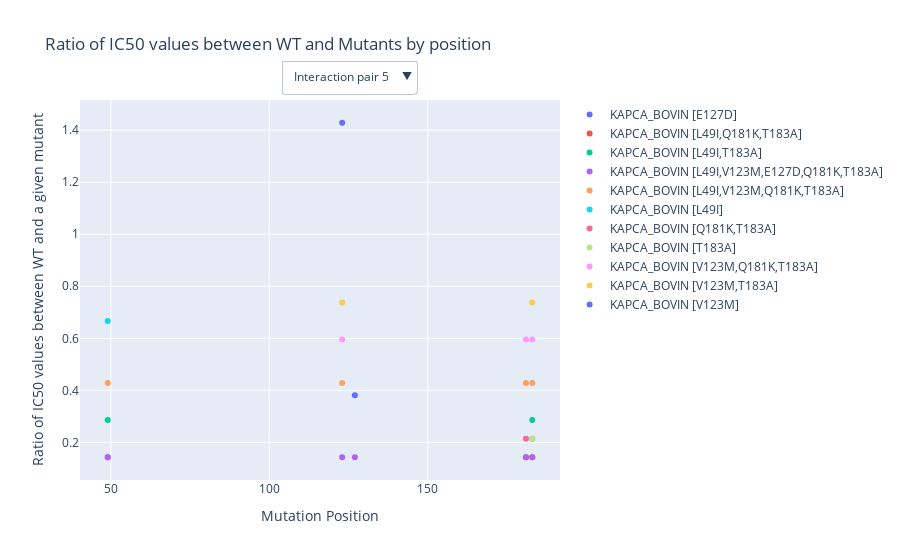

Notebook code for this chart:
### Code cell
file_directory = 'src/data/pair_dfs'
saving_directory = 'src/plots'

buttons = []
all_traces = []
total_number_of_mutants_to_display = 0
for file_name in os.listdir(file_directory):
    path = os.path.join(file_directory, file_name)
    df_pair = pd.read_csv(path)

    total_number_of_mutants_to_display += len(df_pair['Mutant Name'].unique())

# Going over every saved interaction df
for idx, file_name in enumerate(os.listdir(file_directory)):
    path = os.path.join(file_directory, file_name)

    df_pair = pd.read_csv(path)
    df_pair.loc[df_pair.Type == 'gap', 'Mutation'] = 'Deletion' # TODO move to creation of df
    df_pair.Mutation = df_pair.Mutation.apply(convert_aa_names) # TODO move to creation of df

    # Add traces for the current file
    visibility = []
    df_pair['Mutant Name'] = df_pair['Mutant Name'].str.replace('cAMP-dependent protein kinase catalytic subunit alpha', 'KAPCA_BOVIN') # TODO move to creation of df
    df_pair['Mutant Name'] = df_pair['Mutant Name'].str.replace('Epidermal growth factor receptor', 'EGFR') # TODO move to creation of df

    # Add every mutant to the plot
    for mutant_name in df_pair['Mutant Name'].unique():
        df_subset = df_pair[df_pair['Mutant Name'] == mutant_name]
        trace = go.Scatter(
            x=df_subset['Positions'],
            y=df_subset['IC50 Ratio'],
            mode='markers',
            name=mutant_name,
            hovertemplate=(
                "<b>Position:</b> %{x}<br>"
                "<b>IC50 Ratio:</b> %{y}<br>"
                "<b>Mutation:</b> %{customdata}<br>"
            ),
            text=df_subset['Mutant Name'],
            customdata=df_subset['Mutation'],
            
            visible=False,
            
        )
        all_traces.append(trace)
        visibility.append(True)

    # Create a button for the current file
    # Determine visibility for the current file
    start_index = len(all_traces)  - len(visibility)
    end_index = len(all_traces)
    file_visibility = [False] * total_number_of_mutants_to_display
    for i in range(start_index, end_index):
        file_visibility[i] = True

    buttons.append({
        'label': f'Interaction pair {idx+1}',
        'method': 'update',
        'args': [
            {'visible': file_visibility}
        ]
    })

    for trace in all_traces:
        trace.visible = False
    for i in range(start_index, end_index):
        all_traces[i].visible = True

# Add all traces to the figure
fig = go.Figure(data=all_traces)

# Add dropdown menu
fig.update_layout(
    updatemenus=[{
        'buttons': buttons,
        'direction': 'down',
        'x': 0.7,
        'y': 1.105,
        'showactive': True,
        'active': 4
    }],
    title='Ratio of IC50 values between WT and Mutants by position',
    xaxis_title='Mutation Position',
    yaxis_title='Ratio of IC50 values between WT and a given mutant',
    hovermode='closest'
)

# Show the interactive plot
fig.show()
fig.write_html('test.html')

### Figure 1 — Plotly figure (JSON) as saved in the notebook; plotly's stock layout.template omitted (floating-point values rounded to 4 significant figures; data arrays with more than 128 entries replaced by an {"elided": "..."} marker saying what was removed)
{"data": [{"customdata": ["Deletion", "Cysteine -> Serine"], "hovertemplate": "<b>Position:</b> %{x}<br><b>IC50 Ratio:</b> %{y}<br><b>Mutation:</b> %{customdata}<br>", "mode": "markers", "name": "EGFR [1-18,20-1210,C797S]", "text": ["EGFR [1-18,20-1210,C797S]", "EGFR [1-18,20-1210,C797S]"], "type": "scatter", "visible": false, "x": [18, 796], "y": [7.842, 7.842]}, {"customdata": ["Deletion", "Threonine -> Methionine", "Cysteine -> Serine"], "hovertemplate": "<b>Position:</b> %{x}<br><b>IC50 Ratio:</b> %{y}<br><b>Mutation:</b> %{customdata}<br>", "mode": "markers", "name": "EGFR [1-18,20-1210,T790M,C797S]", "text": ["EGFR [1-18,20-1210,T790M,C797S]", "EGFR [1-18,20-1210,T790M,C797S]", "EGFR [1-18,20-1210,T790M,C797S]"], "type": "scatter", "visible": false, "x": [18, 789, 796], "y": [4.789, 4.789, 4.789]}, {"customdata": ["Deletion", "Deletion", "Deletion", "Deletion", "Deletion", "Deletion", "Deletion", "Deletion", "Deletion", "Deletion", "Deletion", "Deletion", "Deletion", "Deletion", "Deletion", "Deletion", "Threonine -> Methionine"], "hovertemplate": "<b>Position:</b> %{x}<br><b>IC50 Ratio:</b> %{y}<br><b>Mutation:</b> %{customdata}<br>", "mode": "markers", "name": "EGFR [1-18,20-1210,T790M]", "text": ["EGFR [1-18,20-1210,T790M]", "EGFR [1-18,20-1210,T790M]", "EGFR [1-18,20-1210,T790M]", "EGFR [1-18,20-1210,T790M]", "EGFR [1-18,20-1210,T790M]", "EGFR [1-18,20-1210,T790M]", "EGFR [1-18,20-1210,T790M]", "EGFR [1-18,20-1210,T790M]", "EGFR [1-18,20-1210,T790M]", "EGFR [1-18,20-1210,T790M]", "EGFR [1-18,20-1210,T790M]", "EGFR [1-18,20-1210,T790M]", "EGFR [1-18,20-1210,T790M]", "EGFR [1-18,20-1210,T790M]", "EGFR [1-18,20-1210,T790M]", "EGFR [1-18,20-1210,T790M]", "EGFR [1-18,20-1210,T790M]"], "type": "scatter", "visible": false, "x": [18, 500, 501, 502, 503, 504, 505, 506, 507, 508, 509, 510, 511, 512, 513, 514, 804], "y": [0.04316, 0.04316, 0.04316, 0.04316, 0.04316, 0.04316, 0.04316, 0.04316, 0.04316, 0.04316, 0.04316, 0.04316, 0.04316, 0.04316, 0.04316, 0.04316, 0.04316]}, {"customdata": ["Deletion"], "hovertemplate": "<b>Position:</b> %{x}<br><b>IC50 Ratio:</b> %{y}<br><b>Mutation:</b> %{customdata}<br>", "mode": "markers", "name": "EGFR [1-18,20-1210]", "text": ["EGFR [1-18,20-1210]"], "type": "scatter", "visible": false, "x": [18], "y": [0.01158]}, {"customdata": ["Deletion", "Deletion", "Deletion"], "hovertemplate": "<b>Position:</b> %{x}<br><b>IC50 Ratio:</b> %{y}<br><b>Mutation:</b> %{customdata}<br>", "mode": "markers", "name": "EGFR [1-769,'ASV',770-1210]", "text": ["EGFR [1-769,'ASV',770-1210]", "EGFR [1-769,'ASV',770-1210]", "EGFR [1-769,'ASV',770-1210]"], "type": "scatter", "visible": false, "x": [766, 767, 768], "y": [3.063, 3.063, 3.063]}, {"customdata": ["Deletion", "Deletion", "Deletion"], "hovertemplate": "<b>Position:</b> %{x}<br><b>IC50 Ratio:</b> %{y}<br><b>Mutation:</b> %{customdata}<br>", "mode": "markers", "name": "EGFR [1-773,'NPH',774-1210]", "text": ["EGFR [1-773,'NPH',774-1210]", "EGFR [1-773,'NPH',774-1210]", "EGFR [1-773,'NPH',774-1210]"], "type": "scatter", "visible": false, "x": [770, 771, 772], "y": [3.874, 3.874, 3.874]}, {"customdata": ["Cysteine -> Serine", "Leucine -> Arginine"], "hovertemplate": "<b>Position:</b> %{x}<br><b>IC50 Ratio:</b> %{y}<br><b>Mutation:</b> %{customdata}<br>", "mode": "markers", "name": "EGFR [L858R,C797S]", "text": ["EGFR [L858R,C797S]", "EGFR [L858R,C797S]"], "type": "scatter", "visible": false, "x": [796, 857], "y": [20.89, 20.89]}, {"customdata": ["Threonine -> Methionine", "Cysteine -> Serine", "Leucine -> Arginine"], "hovertemplate": "<b>Position:</b> %{x}<br><b>IC50 Ratio:</b> %{y}<br><b>Mutation:</b> %{customdata}<br>", "mode": "markers", "name": "EGFR [L858R,T790M,C797S]", "text": ["EGFR [L858R,T790M,C797S]", "EGFR [L858R,T790M,C797S]", "EGFR [L858R,T790M,C797S]"], "type": "scatter", "visible": false, "x": [789, 796, 857], "y": [7.989, 7.989, 7.989]}, {"customdata": ["Leucine -> Arginine"], "hovertemplate": "<b>Position:</b> %{x}<br><b>IC50 Ratio:</b> %{y}<br><b>Mutation:</b> %{customdata}<br>", "mode": "markers", "name": "EGFR [L858R]", "text": ["EGFR [L858R]"], "type": "scatter", "visible": false, "x": [857], "y": [0.05368]}, {"customdata": ["Threonine -> Methionine", "Leucine -> Arginine"], "hovertemplate": "<b>Position:</b> %{x}<br><b>IC50 Ratio:</b> %{y}<br><b>Mutation:</b> %{customdata}<br>", "mode": "markers", "name": "EGFR [T790M,L858R]", "text": ["EGFR [T790M,L858R]", "EGFR [T790M,L858R]"], "type": "scatter", "visible": false, "x": [789, 857], "y": [0.06474, 0.06474]}, {"customdata": ["Deletion", "Cysteine -> Serine"], "hovertemplate": "<b>Position:</b> %{x}<br><b>IC50 Ratio:</b> %{y}<br><b>Mutation:</b> %{customdata}<br>", "mode": "markers", "name": "EGFR [1-18,20-1210,C797S]", "text": ["EGFR [1-18,20-1210,C797S]", "EGFR [1-18,20-1210,C797S]"], "type": "scatter", "visible": false, "x": [18, 796], "y": [1.9, 1.9]}, {"customdata": ["Deletion", "Threonine -> Methionine", "Cysteine -> Serine"], "hovertemplate": "<b>Position:</b> %{x}<br><b>IC50 Ratio:</b> %{y}<br><b>Mutation:</b> %{customdata}<br>", "mode": "markers", "name": "EGFR [1-18,20-1210,T790M,C797S]", "text": ["EGFR [1-18,20-1210,T790M,C797S]", "EGFR [1-18,20-1210,T790M,C797S]", "EGFR [1-18,20-1210,T790M,C797S]"], "type": "scatter", "visible": false, "x": [18, 789, 796], "y": [807, 807, 807]}, {"customdata": ["Deletion", "Deletion", "Deletion", "Deletion", "Deletion", "Deletion", "Deletion", "Deletion", "Deletion", "Deletion", "Deletion", "Deletion", "Deletion", "Deletion", "Deletion", "Deletion", "Threonine -> Methionine"], "hovertemplate": "<b>Position:</b> %{x}<br><b>IC50 Ratio:</b> %{y}<br><b>Mutation:</b> %{customdata}<br>", "mode": "markers", "name": "EGFR [1-18,20-1210,T790M]", "text": ["EGFR [1-18,20-1210,T790M]", "EGFR [1-18,20-1210,T790M]", "EGFR [1-18,20-1210,T790M]", "EGFR [1-18,20-1210,T790M]", "EGFR [1-18,20-1210,T790M]", "EGFR [1-18,20-1210,T790M]", "EGFR [1-18,20-1210,T790M]", "EGFR [1-18,20-1210,T790M]", "EGFR [1-18,20-1210,T790M]", "EGFR [1-18,20-1210,T790M]", "EGFR [1-18,20-1210,T790M]", "EGFR [1-18,20-1210,T790M]", "EGFR [1-18,20-1210,T790M]", "EGFR [1-18,20-1210,T790M]", "EGFR [1-18,20-1210,T790M]", "EGFR [1-18,20-1210,T790M]", "EGFR [1-18,20-1210,T790M]"], "type": "scatter", "visible": false, "x": [18, 500, 501, 502, 503, 504, 505, 506, 507, 508, 509, 510, 511, 512, 513, 514, 804], "y": [31, 31, 31, 31, 31, 31, 31, 31, 31, 31, 31, 31, 31, 31, 31, 31, 31]}, {"customdata": ["Deletion"], "hovertemplate": "<b>Position:</b> %{x}<br><b>IC50 Ratio:</b> %{y}<br><b>Mutation:</b> %{customdata}<br>", "mode": "markers", "name": "EGFR [1-18,20-1210]", "text": ["EGFR [1-18,20-1210]"], "type": "scatter", "visible": false, "x": [18], "y": [0.02]}, {"customdata": ["Deletion", "Deletion", "Deletion"], "hovertemplate": "<b>Position:</b> %{x}<br><b>IC50 Ratio:</b> %{y}<br><b>Mutation:</b> %{customdata}<br>", "mode": "markers", "name": "EGFR [1-769,'ASV',770-1210]", "text": ["EGFR [1-769,'ASV',770-1210]", "EGFR [1-769,'ASV',770-1210]", "EGFR [1-769,'ASV',770-1210]"], "type": "scatter", "visible": false, "x": [766, 767, 768], "y": [14, 14, 14]}, {"customdata": ["Deletion", "Deletion", "Deletion"], "hovertemplate": "<b>Position:</b> %{x}<br><b>IC50 Ratio:</b> %{y}<br><b>Mutation:</b> %{customdata}<br>", "mode": "markers", "name": "EGFR [1-773,'NPH',774-1210]", "text": ["EGFR [1-773,'NPH',774-1210]", "EGFR [1-773,'NPH',774-1210]", "EGFR [1-773,'NPH',774-1210]"], "type": "scatter", "visible": false, "x": [770, 771, 772], "y": [20.8, 20.8, 20.8]}, {"customdata": {"elided": "669 str values"}, "hovertemplate": "<b>Position:</b> %{x}<br><b>IC50 Ratio:</b> %{y}<br><b>Mutation:</b> %{customdata}<br>", "mode": "markers", "name": "EGFR [668-1210,T790M,L858R]", "text": {"elided": "669 str values"}, "type": "scatter", "visible": false, "x": {"elided": "669 int values"}, "y": {"elided": "669 int values"}}, {"customdata": ["Cysteine -> Serine", "Leucine -> Arginine"], "hovertemplate": "<b>Position:</b> %{x}<br><b>IC50 Ratio:</b> %{y}<br><b>Mutation:</b> %{customdata}<br>", "mode": "markers", "name": "EGFR [L858R,C797S]", "text": ["EGFR [L858R,C797S]", "EGFR [L858R,C797S]"], "type": "scatter", "visible": false, "x": [796, 857], "y": [7.2, 7.2]}, {"customdata": ["Threonine -> Methionine", "Cysteine -> Serine", "Leucine -> Arginine"], "hovertemplate": "<b>Position:</b> %{x}<br><b>IC50 Ratio:</b> %{y}<br><b>Mutation:</b> %{customdata}<br>", "mode": "markers", "name": "EGFR [L858R,T790M,C797S]", "text": ["EGFR [L858R,T790M,C797S]", "EGFR [L858R,T790M,C797S]", "EGFR [L858R,T790M,C797S]"], "type": "scatter", "visible": false, "x": [789, 796, 857], "y": [1145, 1145, 1145]}, {"customdata": ["Leucine -> Arginine"], "hovertemplate": "<b>Position:</b> %{x}<br><b>IC50 Ratio:</b> %{y}<br><b>Mutation:</b> %{customdata}<br>", "mode": "markers", "name": "EGFR [L858R]", "text": ["EGFR [L858R]"], "type": "scatter", "visible": false, "x": [857], "y": [0.02]}, {"customdata": ["Threonine -> Methionine", "Leucine -> Arginine"], "hovertemplate": "<b>Position:</b> %{x}<br><b>IC50 Ratio:</b> %{y}<br><b>Mutation:</b> %{customdata}<br>", "mode": "markers", "name": "EGFR [T790M,L858R]", "text": ["EGFR [T790M,L858R]", "EGFR [T790M,L858R]"], "type": "scatter", "visible": false, "x": [789, 857], "y": [5, 5]}, {"customdata": ["Glutamic Acid -> Aspartic Acid"], "hovertemplate": "<b>Position:</b> %{x}<br><b>IC50 Ratio:</b> %{y}<br><b>Mutation:</b> %{customdata}<br>", "mode": "markers", "name": "KAPCA_BOVIN [E127D]", "text": ["KAPCA_BOVIN [E127D]"], "type": "scatter", "visible": false, "x": [127], "y": [1.251]}, {"customdata": ["Leucine -> Isoleucine", "Glutamine -> Lysine", "Threonine -> Alanine"], "hovertemplate": "<b>Position:</b> %{x}<br><b>IC50 Ratio:</b> %{y}<br><b>Mutation:</b> %{customdata}<br>", "mode": "markers", "name": "KAPCA_BOVIN [L49I,Q181K,T183A]", "text": ["KAPCA_BOVIN [L49I,Q181K,T183A]", "KAPCA_BOVIN [L49I,Q181K,T183A]", "KAPCA_BOVIN [L49I,Q181K,T183A]"], "type": "scatter", "visible": false, "x": [49, 181, 183], "y": [0.1472, 0.1472, 0.1472]}, {"customdata": ["Leucine -> Isoleucine", "Valine -> Methionine", "Glutamic Acid -> Aspartic Acid", "Glutamine -> Lysine", "Threonine -> Alanine"], "hovertemplate": "<b>Position:</b> %{x}<br><b>IC50 Ratio:</b> %{y}<br><b>Mutation:</b> %{customdata}<br>", "mode": "markers", "name": "KAPCA_BOVIN [L49I,V123M,E127D,Q181K,T183A]", "text": ["KAPCA_BOVIN [L49I,V123M,E127D,Q181K,T183A]", "KAPCA_BOVIN [L49I,V123M,E127D,Q181K,T183A]", "KAPCA_BOVIN [L49I,V123M,E127D,Q181K,T183A]", "KAPCA_BOVIN [L49I,V123M,E127D,Q181K,T183A]", "KAPCA_BOVIN [L49I,V123M,E127D,Q181K,T183A]"], "type": "scatter", "visible": false, "x": [49, 123, 127, 181, 183], "y": [0.3782, 0.3782, 0.3782, 0.3782, 0.3782]}, {"customdata": ["Leucine -> Isoleucine", "Valine -> Methionine", "Glutamine -> Lysine", "Threonine -> Alanine"], "hovertemplate": "<b>Position:</b> %{x}<br><b>IC50 Ratio:</b> %{y}<br><b>Mutation:</b> %{customdata}<br>", "mode": "markers", "name": "KAPCA_BOVIN [L49I,V123M,Q181K,T183A]", "text": ["KAPCA_BOVIN [L49I,V123M,Q181K,T183A]", "KAPCA_BOVIN [L49I,V123M,Q181K,T183A]", "KAPCA_BOVIN [L49I,V123M,Q181K,T183A]", "KAPCA_BOVIN [L49I,V123M,Q181K,T183A]"], "type": "scatter", "visible": false, "x": [49, 123, 181, 183], "y": [0.2259, 0.2259, 0.2259, 0.2259]}, {"customdata": ["Leucine -> Isoleucine"], "hovertemplate": "<b>Position:</b> %{x}<br><b>IC50 Ratio:</b> %{y}<br><b>Mutation:</b> %{customdata}<br>", "mode": "markers", "name": "KAPCA_BOVIN [L49I]", "text": ["KAPCA_BOVIN [L49I]"], "type": "scatter", "visible": false, "x": [49], "y": [1.081]}, {"customdata": ["Glutamine -> Lysine", "Threonine -> Alanine"], "hovertemplate": "<b>Position:</b> %{x}<br><b>IC50 Ratio:</b> %{y}<br><b>Mutation:</b> %{customdata}<br>", "mode": "markers", "name": "KAPCA_BOVIN [Q181K,T183A]", "text": ["KAPCA_BOVIN [Q181K,T183A]", "KAPCA_BOVIN [Q181K,T183A]"], "type": "scatter", "visible": false, "x": [181, 183], "y": [0.2766, 0.2766]}, {"customdata": ["Threonine -> Alanine"], "hovertemplate": "<b>Position:</b> %{x}<br><b>IC50 Ratio:</b> %{y}<br><b>Mutation:</b> %{customdata}<br>", "mode": "markers", "name": "KAPCA_BOVIN [T183A]", "text": ["KAPCA_BOVIN [T183A]"], "type": "scatter", "visible": false, "x": [183], "y": [0.2766]}, {"customdata": ["Valine -> Methionine", "Glutamine -> Lysine", "Threonine -> Alanine"], "hovertemplate": "<b>Position:</b> %{x}<br><b>IC50 Ratio:</b> %{y}<br><b>Mutation:</b> %{customdata}<br>", "mode": "markers", "name": "KAPCA_BOVIN [V123M,Q181K,T183A]", "text": ["KAPCA_BOVIN [V123M,Q181K,T183A]", "KAPCA_BOVIN [V123M,Q181K,T183A]", "KAPCA_BOVIN [V123M,Q181K,T183A]"], "type": "scatter", "visible": false, "x": [123, 181, 183], "y": [0.566, 0.566, 0.566]}, {"customdata": ["Valine -> Methionine", "Threonine -> Alanine"], "hovertemplate": "<b>Position:</b> %{x}<br><b>IC50 Ratio:</b> %{y}<br><b>Mutation:</b> %{customdata}<br>", "mode": "markers", "name": "KAPCA_BOVIN [V123M,T183A]", "text": ["KAPCA_BOVIN [V123M,T183A]", "KAPCA_BOVIN [V123M,T183A]"], "type": "scatter", "visible": false, "x": [123, 183], "y": [0.7437, 0.7437]}, {"customdata": ["Valine -> Methionine"], "hovertemplate": "<b>Position:</b> %{x}<br><b>IC50 Ratio:</b> %{y}<br><b>Mutation:</b> %{customdata}<br>", "mode": "markers", "name": "KAPCA_BOVIN [V123M]", "text": ["KAPCA_BOVIN [V123M]"], "type": "scatter", "visible": false, "x": [123], "y": [3.85]}, {"customdata": ["Deletion", "Cysteine -> Serine"], "hovertemplate": "<b>Position:</b> %{x}<br><b>IC50 Ratio:</b> %{y}<br><b>Mutation:</b> %{customdata}<br>", "mode": "markers", "name": "EGFR [1-18,20-1210,C797S]", "text": ["EGFR [1-18,20-1210,C797S]", "EGFR [1-18,20-1210,C797S]"], "type": "scatter", "visible": false, "x": [18, 796], "y": [0.1163, 0.1163]}, {"customdata": ["Deletion", "Threonine -> Methionine", "Cysteine -> Serine"], "hovertemplate": "<b>Position:</b> %{x}<br><b>IC50 Ratio:</b> %{y}<br><b>Mutation:</b> %{customdata}<br>", "mode": "markers", "name": "EGFR [1-18,20-1210,T790M,C797S]", "text": ["EGFR [1-18,20-1210,T790M,C797S]", "EGFR [1-18,20-1210,T790M,C797S]", "EGFR [1-18,20-1210,T790M,C797S]"], "type": "scatter", "visible": false, "x": [18, 789, 796], "y": [97.26, 97.26, 97.26]}, {"customdata": ["Deletion", "Deletion", "Deletion", "Deletion", "Deletion", "Deletion", "Deletion", "Deletion", "Deletion", "Deletion", "Deletion", "Deletion", "Deletion", "Deletion", "Deletion", "Deletion", "Threonine -> Methionine"], "hovertemplate": "<b>Position:</b> %{x}<br><b>IC50 Ratio:</b> %{y}<br><b>Mutation:</b> %{customdata}<br>", "mode": "markers", "name": "EGFR [1-18,20-1210,T790M]", "text": ["EGFR [1-18,20-1210,T790M]", "EGFR [1-18,20-1210,T790M]", "EGFR [1-18,20-1210,T790M]", "EGFR [1-18,20-1210,T790M]", "EGFR [1-18,20-1210,T790M]", "EGFR [1-18,20-1210,T790M]", "EGFR [1-18,20-1210,T790M]", "EGFR [1-18,20-1210,T790M]", "EGFR [1-18,20-1210,T790M]", "EGFR [1-18,20-1210,T790M]", "EGFR [1-18,20-1210,T790M]", "EGFR [1-18,20-1210,T790M]", "EGFR [1-18,20-1210,T790M]", "EGFR [1-18,20-1210,T790M]", "EGFR [1-18,20-1210,T790M]", "EGFR [1-18,20-1210,T790M]", "EGFR [1-18,20-1210,T790M]"], "type": "scatter", "visible": false, "x": [18, 500, 501, 502, 503, 504, 505, 506, 507, 508, 509, 510, 511, 512, 513, 514, 804], "y": [39.67, 39.67, 39.67, 39.67, 39.67, 39.67, 39.67, 39.67, 39.67, 39.67, 39.67, 39.67, 39.67, 39.67, 39.67, 39.67, 39.67]}, {"customdata": ["Deletion"], "hovertemplate": "<b>Position:</b> %{x}<br><b>IC50 Ratio:</b> %{y}<br><b>Mutation:</b> %{customdata}<br>", "mode": "markers", "name": "EGFR [1-18,20-1210]", "text": ["EGFR [1-18,20-1210]"], "type": "scatter", "visible": false, "x": [18], "y": [0.08372]}, {"customdata": ["Deletion", "Deletion", "Deletion", "Alanine -> Proline"], "hovertemplate": "<b>Position:</b> %{x}<br><b>IC50 Ratio:</b> %{y}<br><b>Mutation:</b> %{customdata}<br>", "mode": "markers", "name": "EGFR [1-746,750-1210,A750P]", "text": ["EGFR [1-746,750-1210,A750P]", "EGFR [1-746,750-1210,A750P]", "EGFR [1-746,750-1210,A750P]", "EGFR [1-746,750-1210,A750P]"], "type": "scatter", "visible": false, "x": [745, 746, 747, 749], "y": [0.1442, 0.1442, 0.1442, 0.1442]}, {"customdata": ["Deletion", "Deletion", "Deletion", "Deletion", "Deletion", "Deletion"], "hovertemplate": "<b>Position:</b> %{x}<br><b>IC50 Ratio:</b> %{y}<br><b>Mutation:</b> %{customdata}<br>", "mode": "markers", "name": "EGFR [1-746,753-1210,P753S]", "text": ["EGFR [1-746,753-1210,P753S]", "EGFR [1-746,753-1210,P753S]", "EGFR [1-746,753-1210,P753S]", "EGFR [1-746,753-1210,P753S]", "EGFR [1-746,753-1210,P753S]", "EGFR [1-746,753-1210,P753S]"], "type": "scatter", "visible": false, "x": [746, 747, 748, 749, 750, 752], "y": [0.1023, 0.1023, 0.1023, 0.1023, 0.1023, 0.1023]}, {"customdata": ["Deletion", "Deletion", "Deletion", "Deletion", "Deletion", "Deletion", "Deletion", "Deletion"], "hovertemplate": "<b>Position:</b> %{x}<br><b>IC50 Ratio:</b> %{y}<br><b>Mutation:</b> %{customdata}<br>", "mode": "markers", "name": "EGFR [1-751,75360-1210]", "text": ["EGFR [1-751,75360-1210]", "EGFR [1-751,75360-1210]", "EGFR [1-751,75360-1210]", "EGFR [1-751,75360-1210]", "EGFR [1-751,75360-1210]", "EGFR [1-751,75360-1210]", "EGFR [1-751,75360-1210]", "EGFR [1-751,75360-1210]"], "type": "scatter", "visible": false, "x": [751, 752, 753, 754, 755, 756, 757, 758], "y": [0.09767, 0.09767, 0.09767, 0.09767, 0.09767, 0.09767, 0.09767, 0.09767]}, {"customdata": {"elided": "237 str values"}, "hovertemplate": "<b>Position:</b> %{x}<br><b>IC50 Ratio:</b> %{y}<br><b>Mutation:</b> %{customdata}<br>", "mode": "markers", "name": "EGFR [1-973]", "text": {"elided": "237 str values"}, "type": "scatter", "visible": false, "x": {"elided": "237 int values"}, "y": {"elided": "237 float values"}}, {"customdata": ["Glycine -> Cysteine"], "hovertemplate": "<b>Position:</b> %{x}<br><b>IC50 Ratio:</b> %{y}<br><b>Mutation:</b> %{customdata}<br>", "mode": "markers", "name": "EGFR [G719C]", "text": ["EGFR [G719C]"], "type": "scatter", "visible": false, "x": [718], "y": [0.186]}, {"customdata": ["Glycine -> Serine"], "hovertemplate": "<b>Position:</b> %{x}<br><b>IC50 Ratio:</b> %{y}<br><b>Mutation:</b> %{customdata}<br>", "mode": "markers", "name": "EGFR [G719S]", "text": ["EGFR [G719S]"], "type": "scatter", "visible": false, "x": [718], "y": [0.3116]}, {"customdata": ["Cysteine -> Serine", "Leucine -> Arginine"], "hovertemplate": "<b>Position:</b> %{x}<br><b>IC50 Ratio:</b> %{y}<br><b>Mutation:</b> %{customdata}<br>", "mode": "markers", "name": "EGFR [L858R,C797S]", "text": ["EGFR [L858R,C797S]", "EGFR [L858R,C797S]"], "type": "scatter", "visible": false, "x": [796, 857], "y": [0.5581, 0.5581]}, {"customdata": ["Leucine -> Arginine"], "hovertemplate": "<b>Position:</b> %{x}<br><b>IC50 Ratio:</b> %{y}<br><b>Mutation:</b> %{customdata}<br>", "mode": "markers", "name": "EGFR [L858R]", "text": ["EGFR [L858R]"], "type": "scatter", "visible": false, "x": [857], "y": [0.07442]}, {"customdata": ["Leucine -> Glutamine"], "hovertemplate": "<b>Position:</b> %{x}<br><b>IC50 Ratio:</b> %{y}<br><b>Mutation:</b> %{customdata}<br>", "mode": "markers", "name": "EGFR [L861Q]", "text": ["EGFR [L861Q]"], "type": "scatter", "visible": false, "x": [860], "y": [0.1023]}, {"customdata": ["Threonine -> Methionine", "Leucine -> Arginine"], "hovertemplate": "<b>Position:</b> %{x}<br><b>IC50 Ratio:</b> %{y}<br><b>Mutation:</b> %{customdata}<br>", "mode": "markers", "name": "EGFR [T790M,L858R]", "text": ["EGFR [T790M,L858R]", "EGFR [T790M,L858R]"], "type": "scatter", "visible": false, "x": [789, 857], "y": [144.2, 144.2]}, {"customdata": ["Threonine -> Methionine"], "hovertemplate": "<b>Position:</b> %{x}<br><b>IC50 Ratio:</b> %{y}<br><b>Mutation:</b> %{customdata}<br>", "mode": "markers", "name": "EGFR [T790M]", "text": ["EGFR [T790M]"], "type": "scatter", "visible": false, "x": [789], "y": [7.035]}, {"customdata": ["Glutamic Acid -> Aspartic Acid"], "hovertemplate": "<b>Position:</b> %{x}<br><b>IC50 Ratio:</b> %{y}<br><b>Mutation:</b> %{customdata}<br>", "mode": "markers", "name": "KAPCA_BOVIN [E127D]", "text": ["KAPCA_BOVIN [E127D]"], "type": "scatter", "visible": true, "x": [127], "y": [0.381]}, {"customdata": ["Leucine -> Isoleucine", "Glutamine -> Lysine", "Threonine -> Alanine"], "hovertemplate": "<b>Position:</b> %{x}<br><b>IC50 Ratio:</b> %{y}<br><b>Mutation:</b> %{customdata}<br>", "mode": "markers", "name": "KAPCA_BOVIN [L49I,Q181K,T183A]", "text": ["KAPCA_BOVIN [L49I,Q181K,T183A]", "KAPCA_BOVIN [L49I,Q181K,T183A]", "KAPCA_BOVIN [L49I,Q181K,T183A]"], "type": "scatter", "visible": true, "x": [49, 181, 183], "y": [0.1429, 0.1429, 0.1429]}, {"customdata": ["Leucine -> Isoleucine", "Threonine -> Alanine"], "hovertemplate": "<b>Position:</b> %{x}<br><b>IC50 Ratio:</b> %{y}<br><b>Mutation:</b> %{customdata}<br>", "mode": "markers", "name": "KAPCA_BOVIN [L49I,T183A]", "text": ["KAPCA_BOVIN [L49I,T183A]", "KAPCA_BOVIN [L49I,T183A]"], "type": "scatter", "visible": true, "x": [49, 183], "y": [0.2857, 0.2857]}, {"customdata": ["Leucine -> Isoleucine", "Valine -> Methionine", "Glutamic Acid -> Aspartic Acid", "Glutamine -> Lysine", "Threonine -> Alanine"], "hovertemplate": "<b>Position:</b> %{x}<br><b>IC50 Ratio:</b> %{y}<br><b>Mutation:</b> %{customdata}<br>", "mode": "markers", "name": "KAPCA_BOVIN [L49I,V123M,E127D,Q181K,T183A]", "text": ["KAPCA_BOVIN [L49I,V123M,E127D,Q181K,T183A]", "KAPCA_BOVIN [L49I,V123M,E127D,Q181K,T183A]", "KAPCA_BOVIN [L49I,V123M,E127D,Q181K,T183A]", "KAPCA_BOVIN [L49I,V123M,E127D,Q181K,T183A]", "KAPCA_BOVIN [L49I,V123M,E127D,Q181K,T183A]"], "type": "scatter", "visible": true, "x": [49, 123, 127, 181, 183], "y": [0.1429, 0.1429, 0.1429, 0.1429, 0.1429]}, {"customdata": ["Leucine -> Isoleucine", "Valine -> Methionine", "Glutamine -> Lysine", "Threonine -> Alanine"], "hovertemplate": "<b>Position:</b> %{x}<br><b>IC50 Ratio:</b> %{y}<br><b>Mutation:</b> %{customdata}<br>", "mode": "markers", "name": "KAPCA_BOVIN [L49I,V123M,Q181K,T183A]", "text": ["KAPCA_BOVIN [L49I,V123M,Q181K,T183A]", "KAPCA_BOVIN [L49I,V123M,Q181K,T183A]", "KAPCA_BOVIN [L49I,V123M,Q181K,T183A]", "KAPCA_BOVIN [L49I,V123M,Q181K,T183A]"], "type": "scatter", "visible": true, "x": [49, 123, 181, 183], "y": [0.4286, 0.4286, 0.4286, 0.4286]}, {"customdata": ["Leucine -> Isoleucine"], "hovertemplate": "<b>Position:</b> %{x}<br><b>IC50 Ratio:</b> %{y}<br><b>Mutation:</b> %{customdata}<br>", "mode": "markers", "name": "KAPCA_BOVIN [L49I]", "text": ["KAPCA_BOVIN [L49I]"], "type": "scatter", "visible": true, "x": [49], "y": [0.6667]}, {"customdata": ["Glutamine -> Lysine", "Threonine -> Alanine"], "hovertemplate": "<b>Position:</b> %{x}<br><b>IC50 Ratio:</b> %{y}<br><b>Mutation:</b> %{customdata}<br>", "mode": "markers", "name": "KAPCA_BOVIN [Q181K,T183A]", "text": ["KAPCA_BOVIN [Q181K,T183A]", "KAPCA_BOVIN [Q181K,T183A]"], "type": "scatter", "visible": true, "x": [181, 183], "y": [0.2143, 0.2143]}, {"customdata": ["Threonine -> Alanine"], "hovertemplate": "<b>Position:</b> %{x}<br><b>IC50 Ratio:</b> %{y}<br><b>Mutation:</b> %{customdata}<br>", "mode": "markers", "name": "KAPCA_BOVIN [T183A]", "text": ["KAPCA_BOVIN [T183A]"], "type": "scatter", "visible": true, "x": [183], "y": [0.2143]}, {"customdata": ["Valine -> Methionine", "Glutamine -> Lysine", "Threonine -> Alanine"], "hovertemplate": "<b>Position:</b> %{x}<br><b>IC50 Ratio:</b> %{y}<br><b>Mutation:</b> %{customdata}<br>", "mode": "markers", "name": "KAPCA_BOVIN [V123M,Q181K,T183A]", "text": ["KAPCA_BOVIN [V123M,Q181K,T183A]", "KAPCA_BOVIN [V123M,Q181K,T183A]", "KAPCA_BOVIN [V123M,Q181K,T183A]"], "type": "scatter", "visible": true, "x": [123, 181, 183], "y": [0.5952, 0.5952, 0.5952]}, {"customdata": ["Valine -> Methionine", "Threonine -> Alanine"], "hovertemplate": "<b>Position:</b> %{x}<br><b>IC50 Ratio:</b> %{y}<br><b>Mutation:</b> %{customdata}<br>", "mode": "markers", "name": "KAPCA_BOVIN [V123M,T183A]", "text": ["KAPCA_BOVIN [V123M,T183A]", "KAPCA_BOVIN [V123M,T183A]"], "type": "scatter", "visible": true, "x": [123, 183], "y": [0.7381, 0.7381]}, {"customdata": ["Valine -> Methionine"], "hovertemplate": "<b>Position:</b> %{x}<br><b>IC50 Ratio:</b> %{y}<br><b>Mutation:</b> %{customdata}<br>", "mode": "markers", "name": "KAPCA_BOVIN [V123M]", "text": ["KAPCA_BOVIN [V123M]"], "type": "scatter", "visible": true, "x": [123], "y": [1.429]}], "layout": {"hovermode": "closest", "title": {"text": "Ratio of IC50 values between WT and Mutants by position"}, "updatemenus": [{"active": 4, "buttons": [{"args": [{"visible": [true, true, true, true, true, true, true, true, true, true, false, false, false, false, false, false, false, false, false, false, false, false, false, false, false, false, false, false, false, false, false, false, false, false, false, false, false, false, false, false, false, false, false, false, false, false, false, false, false, false, false, false, false, false, false, false, false]}], "label": "Interaction pair 1", "method": "update"}, {"args": [{"visible": [false, false, false, false, false, false, false, false, false, false, true, true, true, true, true, true, true, true, true, true, true, false, false, false, false, false, false, false, false, false, false, false, false, false, false, false, false, false, false, false, false, false, false, false, false, false, false, false, false, false, false, false, false, false, false, false, false]}], "label": "Interaction pair 2", "method": "update"}, {"args": [{"visible": [false, false, false, false, false, false, false, false, false, false, false, false, false, false, false, false, false, false, false, false, false, true, true, true, true, true, true, true, true, true, true, false, false, false, false, false, false, false, false, false, false, false, false, false, false, false, false, false, false, false, false, false, false, false, false, false, false]}], "label": "Interaction pair 3", "method": "update"}, {"args": [{"visible": [false, false, false, false, false, false, false, false, false, false, false, false, false, false, false, false, false, false, false, false, false, false, false, false, false, false, false, false, false, false, false, true, true, true, true, true, true, true, true, true, true, true, true, true, true, true, false, false, false, false, false, false, false, false, false, false, false]}], "label": "Interaction pair 4", "method": "update"}, {"args": [{"visible": [false, false, false, false, false, false, false, false, false, false, false, false, false, false, false, false, false, false, false, false, false, false, false, false, false, false, false, false, false, false, false, false, false, false, false, false, false, false, false, false, false, false, false, false, false, false, true, true, true, true, true, true, true, true, true, true, true]}], "label": "Interaction pair 5", "method": "update"}], "direction": "down", "showactive": true, "x": 0.7, "y": 1.105}], "xaxis": {"title": {"text": "Mutation Position"}}, "yaxis": {"title": {"text": "Ratio of IC50 values between WT and a given mutant"}}}}
